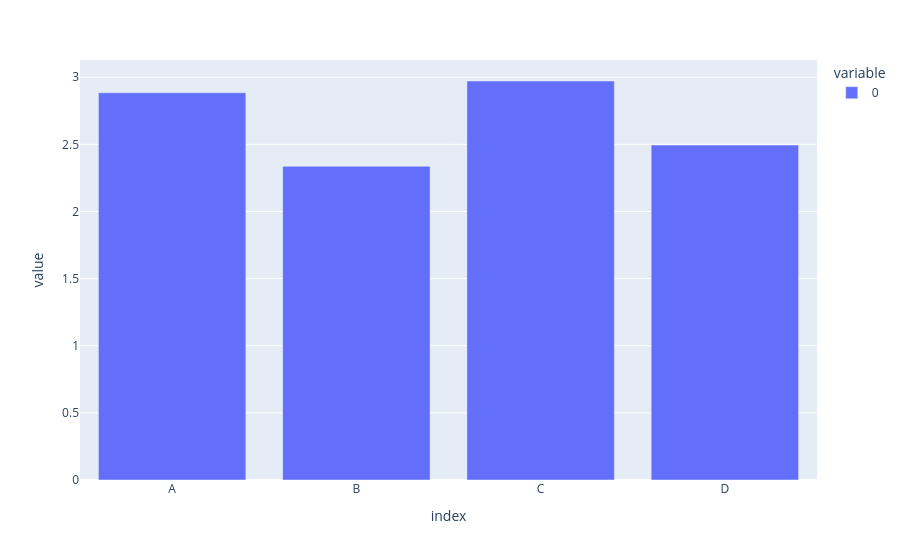

Write notebook code for a chart like this one.
### Code cell
fig = px.bar(df.max())
fig.show()

### Figure 1 — Plotly figure (JSON) as saved in the notebook; plotly's stock layout.template omitted (floating-point values rounded to 4 significant figures)
{"data": [{"alignmentgroup": "True", "hovertemplate": "variable=0<br>index=%{x}<br>value=%{y}<extra></extra>", "legendgroup": "0", "marker": {"color": "#636efa", "pattern": {"shape": ""}}, "name": "0", "offsetgroup": "0", "orientation": "v", "showlegend": true, "textposition": "auto", "type": "bar", "x": ["A", "B", "C", "D"], "xaxis": "x", "y": [2.884, 2.337, 2.972, 2.494], "yaxis": "y"}], "layout": {"barmode": "relative", "legend": {"title": {"text": "variable"}, "tracegroupgap": 0}, "margin": {"t": 60}, "xaxis": {"anchor": "y", "domain": [0, 1], "title": {"text": "index"}}, "yaxis": {"anchor": "x", "domain": [0, 1], "title": {"text": "value"}}}}
